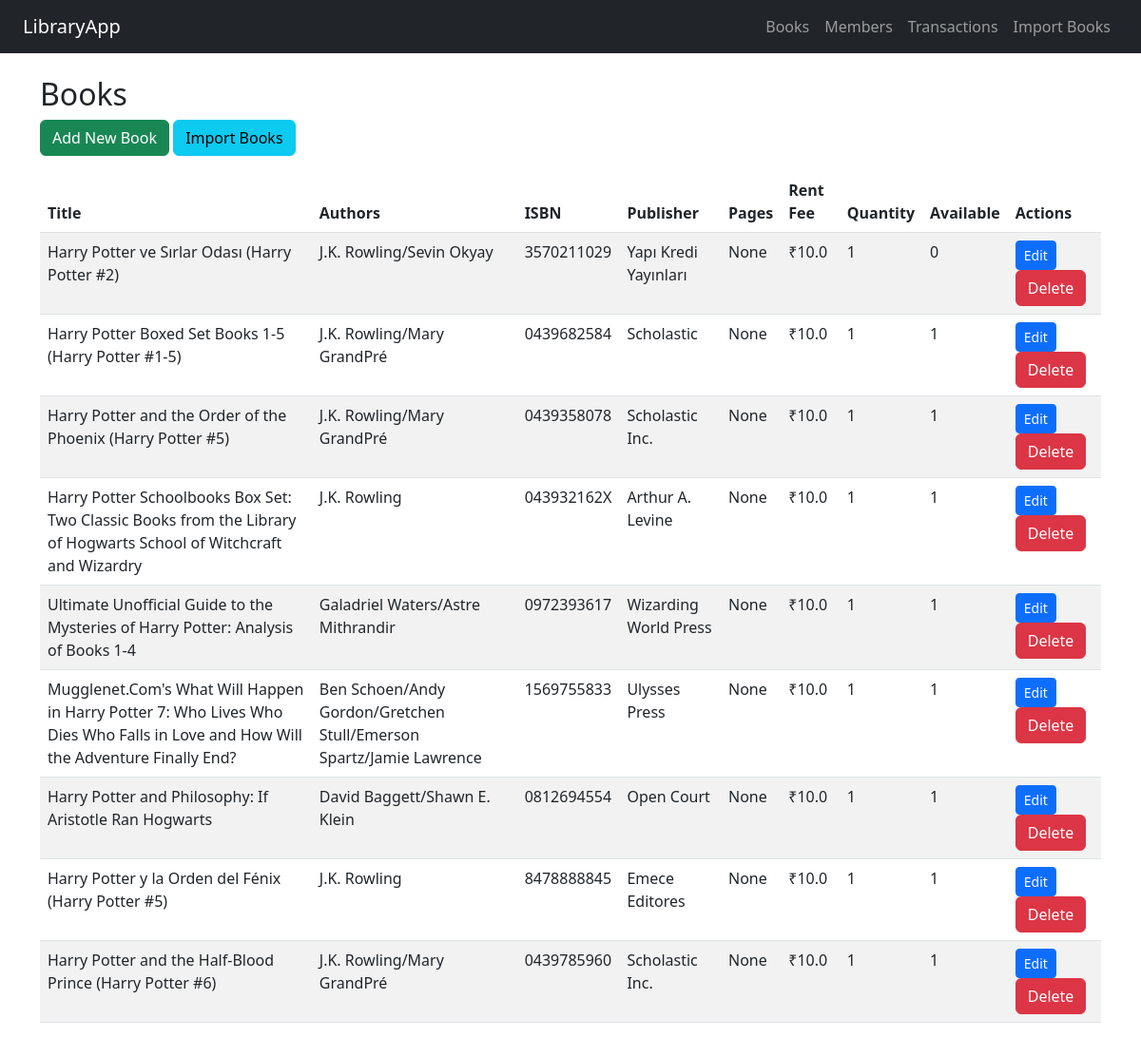
/books, run on the app's committed database.
### tables this page shows
CREATE TABLE books (
    id INTEGER PRIMARY KEY AUTOINCREMENT,
    title TEXT,
    authors TEXT,
    isbn TEXT UNIQUE,
    publisher TEXT,
    pages INTEGER,
    rent_fee REAL,
    quantity INTEGER DEFAULT 1,
    available_quantity INTEGER DEFAULT 1
);

### app.py (the view)
@app.route('/books')
def books():
    conn = get_db_connection()
    books = conn.execute('SELECT * FROM books').fetchall()
    conn.close()
    return render_template('books.html', books=books)

### app.py (called while the page is built)
def get_db_connection():
    conn = sqlite3.connect('database.db')
    conn.row_factory = sqlite3.Row
    return conn

### templates/books.html
{% extends 'base.html' %}
{% block content %}
<h2>Books</h2>
<a href="{{ url_for('add_book') }}" class="btn btn-success mb-3">Add New Book</a>
<a href="{{ url_for('import_books') }}" class="btn btn-info mb-3">Import Books</a>
<table class="table table-striped">
  <thead>
    <tr>
      <th>Title</th>
      <th>Authors</th>
      <th>ISBN</th>
      <th>Publisher</th>
      <th>Pages</th>
      <th>Rent Fee</th>
      <th>Quantity</th>
      <th>Available</th>
      <th>Actions</th>
    </tr>
  </thead>
  <tbody>
    {% for book in books %}
    <tr>
      <td>{{ book['title'] }}</td>
      <td>{{ book['authors'] }}</td>
      <td>{{ book['isbn'] }}</td>
      <td>{{ book['publisher'] }}</td>
      <td>{{ book['pages'] }}</td>
      <td>₹{{ book['rent_fee'] }}</td>
      <td>{{ book['quantity'] }}</td>
      <td>{{ book['available_quantity'] }}</td>
      <td>
        <a href="{{ url_for('edit_book', id=book['id']) }}" class="btn btn-sm btn-primary">Edit</a>
        <a href="{{ url_for('delete_book', id=book['id']) }}" class="btn btn-danger">Delete</a>
      </td>
    </tr>
    {% endfor %}
  </tbody>
</table>
{% endblock %}

### templates/base.html (shortened to what this page needs)
<!DOCTYPE html>
<html lang="en">
<head>
    <link href="https://cdn.jsdelivr.net/npm/bootstrap@5.3.0/dist/css/bootstrap.min.css" rel="stylesheet">
</head>
<body>
<nav class="navbar navbar-expand-lg navbar-dark bg-dark px-4">
    <a class="navbar-brand" href="/">LibraryApp</a>
    <ul class="navbar-nav ms-auto">
        <li class="nav-item"><a class="nav-link" href="/books">Books</a></li>
        <li class="nav-item"><a class="nav-link" href="/members">Members</a></li>
        <li class="nav-item"><a class="nav-link" href="/transactions">Transactions</a></li>
        <li class="nav-item"><a class="nav-link" href="/import">Import Books</a></li>
    </ul>
</nav>
<div class="container mt-4">
    {% block content %}{% endblock %}
</div>
</body>
</html>

### data on the page
books: title "Harry Potter ve Sırlar Odası (Harry Potter #2)", authors "J.K. Rowling/Sevin Okyay", isbn "3570211029", publisher "Yapı Kredi Yayınları", pages "None", rent_fee "10.0", quantity "1", available_quantity "0"
books: title "Harry Potter Boxed Set Books 1-5 (Harry Potter #1-5)", authors "J.K. Rowling/Mary GrandPré", isbn "0439682584", publisher "Scholastic", pages "None", rent_fee "10.0", quantity "1", available_quantity "1"
books: title "Harry Potter and the Order of the Phoenix (Harry Potter #5)", authors "J.K. Rowling/Mary GrandPré", isbn "0439358078", publisher "Scholastic Inc.", pages "None", rent_fee "10.0", quantity "1", available_quantity "1"
books: title "Harry Potter Schoolbooks Box Set: Two Classic Books from the Library of Hogwarts School of Witchcraft and Wizardry", authors "J.K. Rowling", isbn "043932162X", publisher "Arthur A. Levine", pages "None", rent_fee "10.0", quantity "1", available_quantity "1"
books: title "Ultimate Unofficial Guide to the Mysteries of Harry Potter: Analysis of Books 1-4", authors "Galadriel Waters/Astre Mithrandir", isbn "0972393617", publisher "Wizarding World Press", pages "None", rent_fee "10.0", quantity "1", available_quantity "1"
books: title "Mugglenet.Com's What Will Happen in Harry Potter 7: Who Lives Who Dies Who Falls in Love and How Will the Adventure Finally End?", authors "Ben Schoen/Andy Gordon/Gretchen Stull/Emerson Spartz/Jamie Lawrence", isbn "1569755833", publisher "Ulysses Press", pages "None", rent_fee "10.0", quantity "1", available_quantity "1"
books: title "Harry Potter and Philosophy: If Aristotle Ran Hogwarts", authors "David Baggett/Shawn E. Klein", isbn "0812694554", publisher "Open Court", pages "None", rent_fee "10.0", quantity "1", available_quantity "1"
books: title "Harry Potter y la Orden del Fénix (Harry Potter #5)", authors "J.K. Rowling", isbn "8478888845", publisher "Emece Editores", pages "None", rent_fee "10.0", quantity "1", available_quantity "1"
books: title "Harry Potter and the Half-Blood Prince (Harry Potter #6)", authors "J.K. Rowling/Mary GrandPré", isbn "0439785960", publisher "Scholastic Inc.", pages "None", rent_fee "10.0", quantity "1", available_quantity "1"
